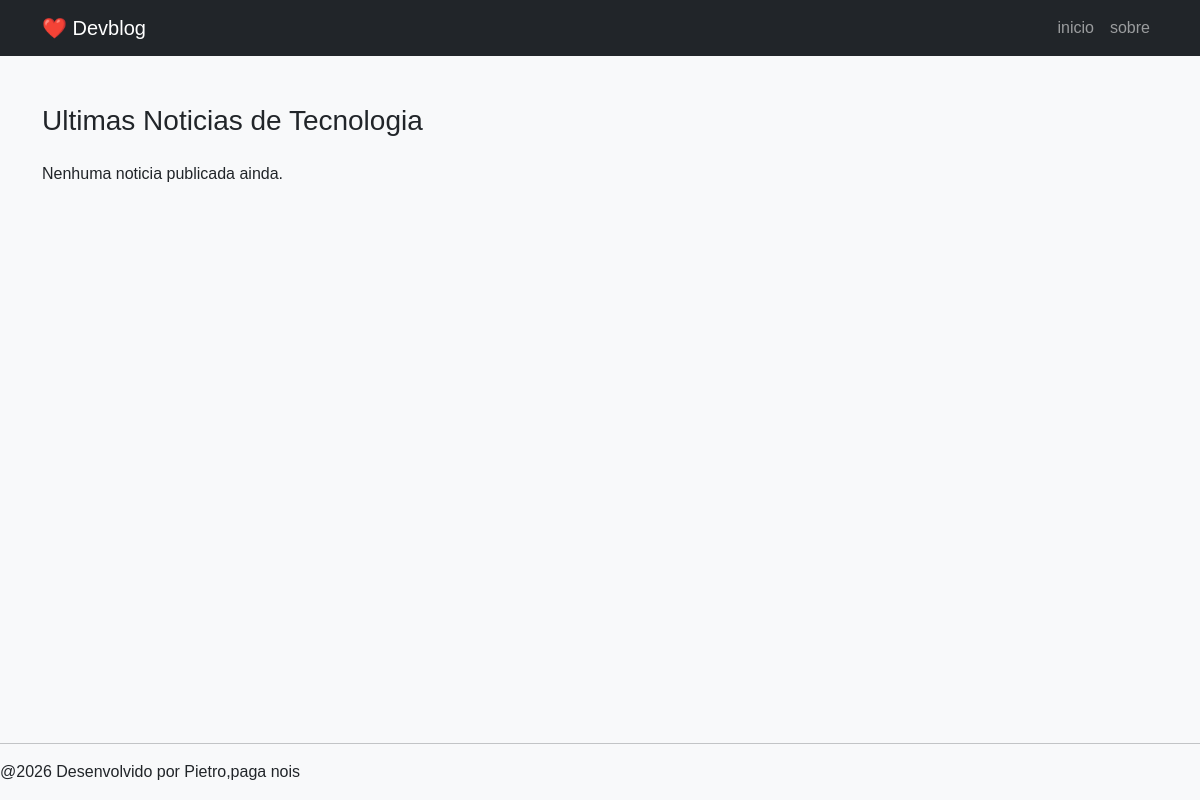
Before: / with the older database file.
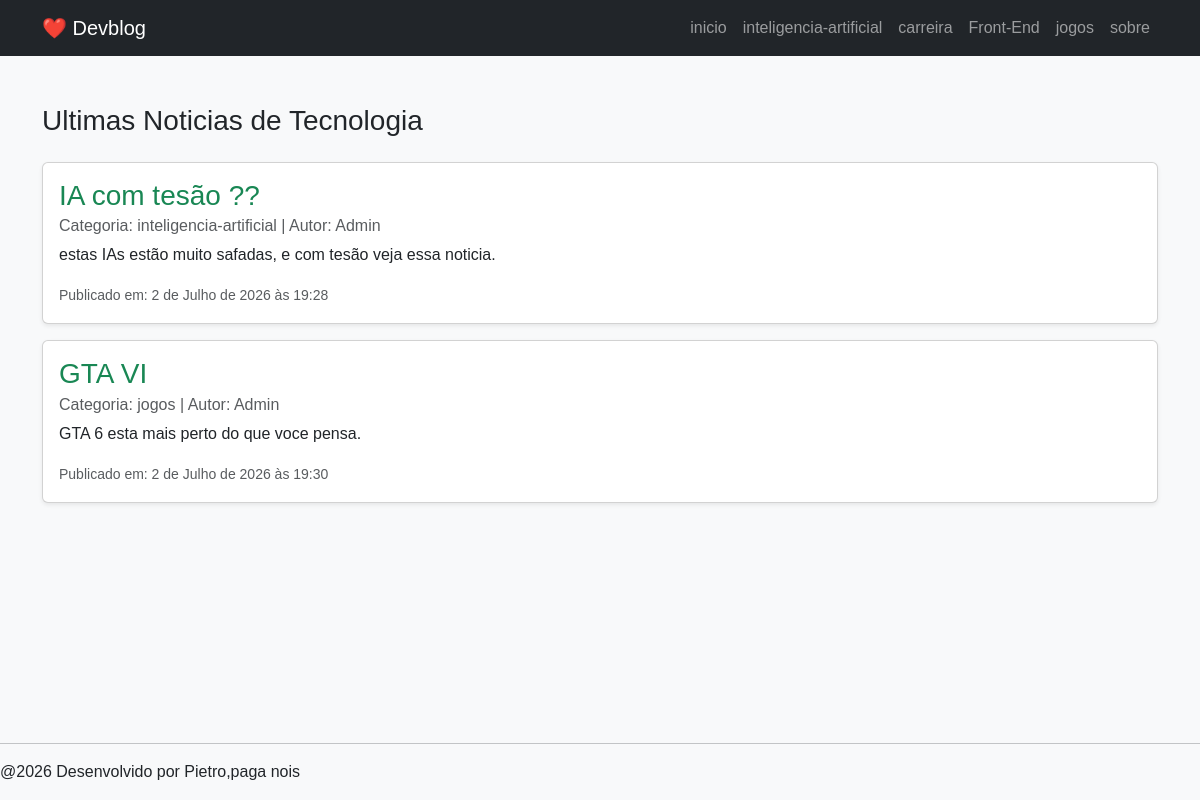
After: the same page with the newer database file.
### blog/models.py (models this page shows, shortened)
class Categoria(models.Model):
    nome = models.CharField(max_length=100)

class Artigo(models.Model):
    titulo = models.CharField(max_length=200)
    autor = models.CharField(max_length=50,default="Admin")
    conteudo = models.TextField()
    data_publicacao = models.DateTimeField(auto_now_add=True)
    Categoria = models.ForeignKey(Categoria,on_delete=models.CASCADE)

### blog/views.py (the view)
# urls.py: path('',views.home,name='home'),
def home(request):
    noticias = Artigo.objects.all()
    todas_categorias = Categoria.objects.all()
    contexto = {
        'lista_artigos': noticias,
        'lista_categorias': todas_categorias
    }
    return render(request, 'blog/index.html', contexto)

### blog/templates/blog/index.html
{% extends 'blog/base.html' %}
{% block content %}
    <h3 class="mb-4">Ultimas Noticias de Tecnologia</h3>
    {% for artigo in lista_artigos %}
        <div class="card mb-3 shadow-sm">
            <div class="card-body">
                <h3 class="card-title text-success">{{ artigo.titulo }}</h3>
                <h6 class="card-subtitle mb-2 text-muted">
                    Categoria: {{ artigo.Categoria.nome }} | Autor: {{ artigo.autor }}
                </h6>
                <p class="card-text">{{ artigo.conteudo }}</p>
                <p class="card-text">
                    <small class="text-muted">Publicado em: {{ artigo.data_publicacao }}</small>
                </p>
            </div>
        </div>
    {% empty %}
        <p>Nenhuma noticia publicada ainda.</p>
    {% endfor %}
{% endblock %}

### blog/templates/blog/base.html (shortened to what this page needs)
{% load static %}
<!DOCTYPE html>
<html lang="pt-BR">
<head>
    <link href="https://cdn.jsdelivr.net/npm/bootstrap@5.3.2/dist/css/bootstrap.min.css" rel="stylesheet">
    <link rel="stylesheet" href="{% static 'blog/css/style.css' %}">
</head>
<body class="bg-light d-flex flex-column min-vh-100">
    <nav class="navbar navbar-expand-lg navbar-dark bg-dark">
        <div class = "container">
            <a class = "navbar-brand" href="{% url 'home' %}">❤️ Devblog</a>
            <div class="collapse navbar-collapse">
                <ul class="navbar-nav ms-auto align-items-center">
                    <li class="nav-item">
                        <a class="nav-link" href="{% url 'home' %}">inicio</a>
                    </li>
                    {% for categoria in lista_categorias %}
    <li class="nav-item">
        <a class="nav-link" href="{% url 'categoria' categoria.id %}">{{ categoria.nome }}</a>
    </li>
    {% endfor %}
                    <li class="nav-item">
                        <a class="nav-link" href="{% url 'sobre' %}">sobre</a>
                    </li>
                </ul>
            </div>
        </div>
    </nav>
    <main class="container my-5 flex-grow-1">
        {% block content %}
        {% endblock %}
    </main>
    <footer class="bg-light">
        <hr>
        <p>@2026 Desenvolvido por Pietro,paga nois</p>
    </footer>
</body>
</html>

### blog/static/blog/css/style.css (style rules this page uses)
body { background-color: #f0f8ff; font-family: Arial, sans-serif; }

Changed rows visible on the page:
added Categoria: nome "inteligencia-artificial"
added Categoria: nome "carreira"
added Categoria: nome "Front-End"
added Categoria: nome "jogos"
added Artigo: titulo "IA com tesão ??", Categoria.nome "inteligencia-artificial", autor "Admin", conteudo "estas IAs estão muito safadas, e com tesão veja essa noticia.", data_publicacao "2 de Julho de 2026 às 19:28"
added Artigo: titulo "GTA VI", Categoria.nome "jogos", autor "Admin", conteudo "GTA 6 esta mais perto do que voce pensa.", data_publicacao "2 de Julho de 2026 às 19:30"
Other visible differences:
text no longer shown: "Nenhuma noticia publicada ainda."
